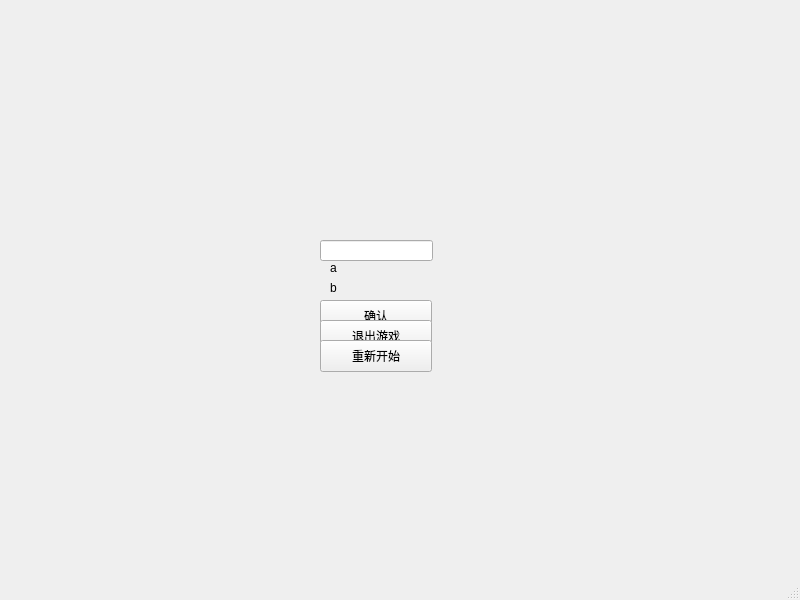
<?xml version="1.0" encoding="UTF-8"?>
<ui version="4.0">
 <class>MainWindow</class>
 <widget class="QMainWindow" name="MainWindow">
  <property name="geometry">
   <rect>
    <x>0</x>
    <y>0</y>
    <width>800</width>
    <height>600</height>
   </rect>
  </property>
  <property name="windowTitle">
   <string>MainWindow</string>
  </property>
  <widget class="QWidget" name="centralwidget">
   <widget class="QLineEdit" name="lineEdit">
    <property name="geometry">
     <rect>
      <x>320</x>
      <y>240</y>
      <width>113</width>
      <height>21</height>
     </rect>
    </property>
   </widget>
   <widget class="QLabel" name="label_2">
    <property name="geometry">
     <rect>
      <x>330</x>
      <y>280</y>
      <width>58</width>
      <height>16</height>
     </rect>
    </property>
    <property name="text">
     <string>b</string>
    </property>
   </widget>
   <widget class="QLabel" name="label_1">
    <property name="geometry">
     <rect>
      <x>330</x>
      <y>260</y>
      <width>58</width>
      <height>16</height>
     </rect>
    </property>
    <property name="text">
     <string>a</string>
    </property>
   </widget>
   <widget class="QPushButton" name="pushButton">
    <property name="geometry">
     <rect>
      <x>320</x>
      <y>300</y>
      <width>112</width>
      <height>32</height>
     </rect>
    </property>
    <property name="text">
     <string>确认</string>
    </property>
   </widget>
   <widget class="QPushButton" name="pushButton_2">
    <property name="geometry">
     <rect>
      <x>320</x>
      <y>320</y>
      <width>112</width>
      <height>32</height>
     </rect>
    </property>
    <property name="text">
     <string>退出游戏</string>
    </property>
   </widget>
   <widget class="QPushButton" name="pushButton_3">
    <property name="geometry">
     <rect>
      <x>320</x>
      <y>340</y>
      <width>112</width>
      <height>32</height>
     </rect>
    </property>
    <property name="text">
     <string>重新开始</string>
    </property>
   </widget>
  </widget>
  <widget class="QStatusBar" name="statusbar"/>
 </widget>
 <resources/>
 <connections/>
</ui>
